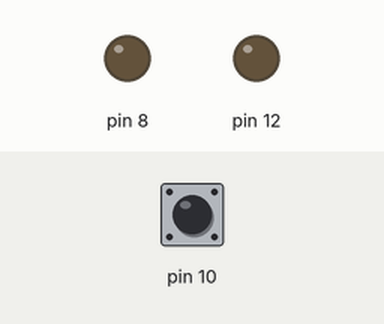
Recording of a program running on a simulated Raspberry Pi (header pin numbers). Shown: output pins drawn as LEDs (lit = HIGH). The inputs (shaded band) are chosen by the test bench; at power-on: pin 10 LOW.

Above: at 1.2 s.
1.3 s: pin 10 pulled HIGH for 0.15 s
At 1.39 s:
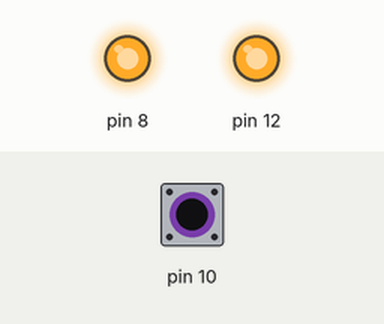
2.9 s: pin 10 pulled HIGH for 3.2 s
At 7.1 s:
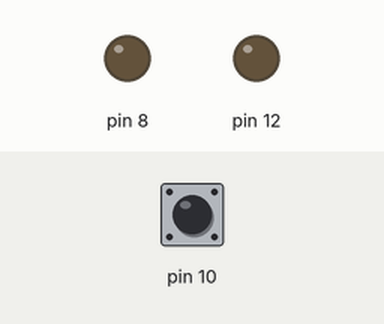
Timing chart, 0 to 8.6 s (numbered marks = the images above; inputs shaded):
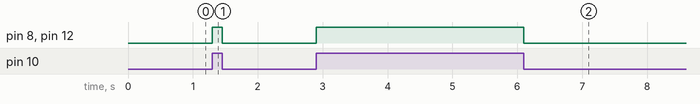

Measured:
- after the input at 1.3 s, pin 8, pin 12: LOW → HIGH at once, → LOW 0.15 s later
- after the input at 2.9 s, pin 8, pin 12: LOW → HIGH at once, → LOW 3.2 s later

The program:

singleLed.py
```python
import RPi.GPIO as GPIO
from time import sleep

GPIO.setmode(GPIO.BOARD)
#Red LED 1
GPIO.setup(8, GPIO.OUT, initial=GPIO.LOW)

# Button
GPIO.setup(10, GPIO.IN, pull_up_down=GPIO.PUD_DOWN)

#Buzzer
GPIO.setup(12, GPIO.OUT, initial=GPIO.HIGH)

while True:

	if GPIO.input(10) == GPIO.HIGH:
		GPIO.output(8, GPIO.HIGH)
		GPIO.output(12, GPIO.HIGH)

	else:
		GPIO.output(8, GPIO.LOW)
		GPIO.output(12, GPIO.LOW)
```
